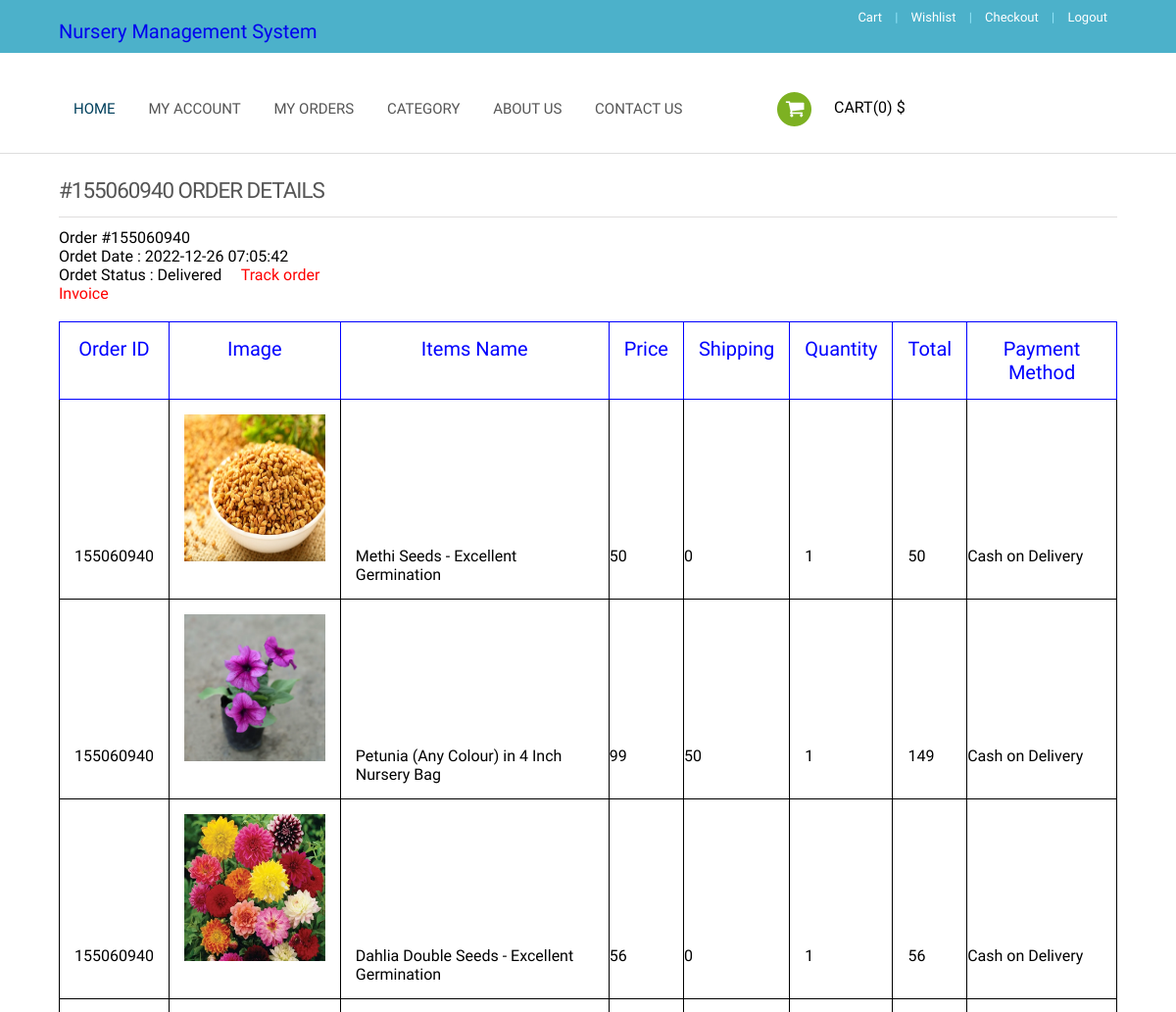
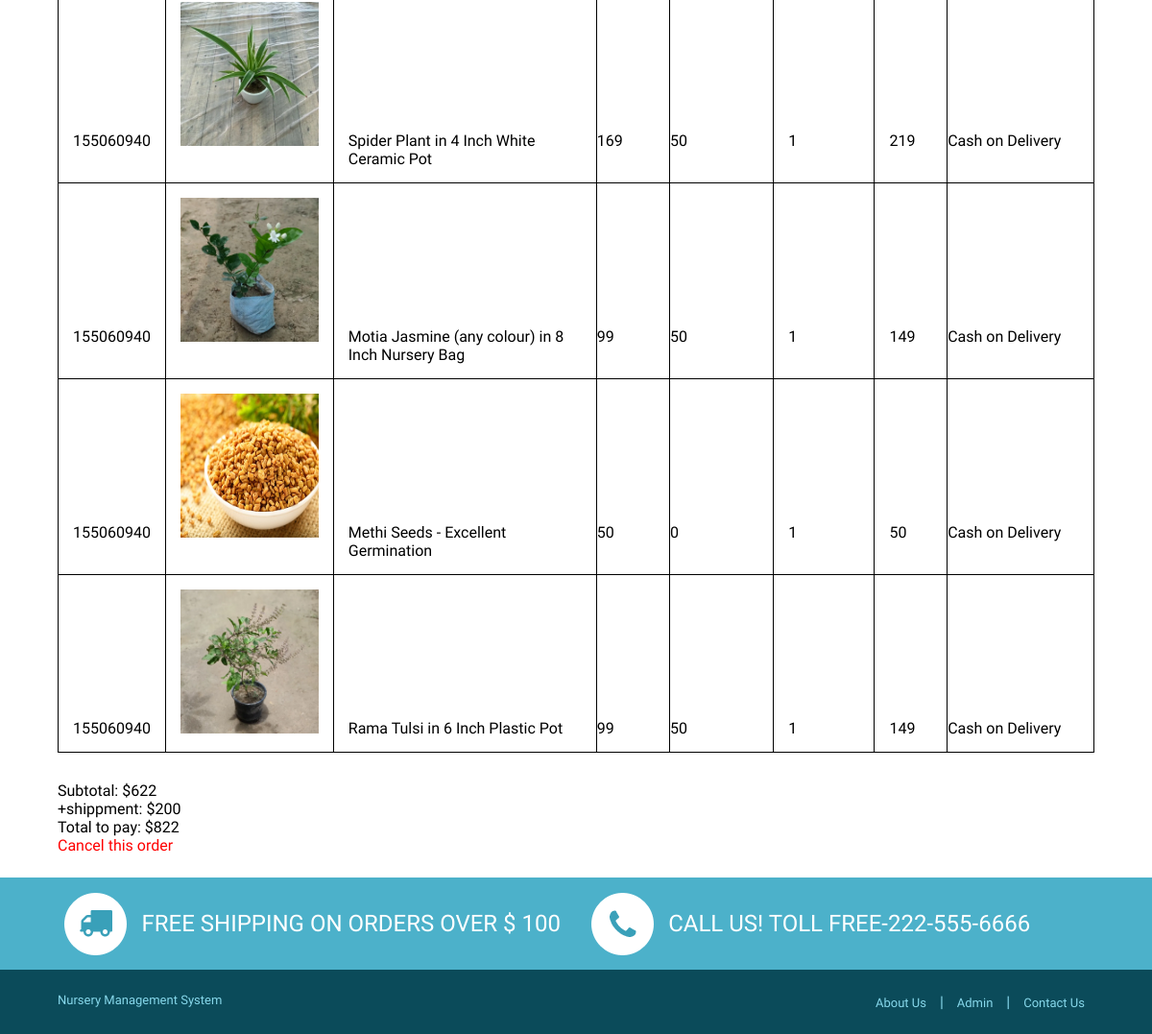
/order-detail.php?orderid=155060940 (signed in), run on the app's committed database (2 pictures, top to bottom).
### tables this page shows
CREATE TABLE `tblorderaddresses` (
  `ID` int(10) NOT NULL,
  `UserId` int(5) DEFAULT NULL,
  `Ordernumber` bigint(12) DEFAULT NULL,
  `Flatnobuldngno` varchar(200) DEFAULT NULL,
  `StreetName` varchar(200) DEFAULT NULL,
  `Area` varchar(200) DEFAULT NULL,
  `Landmark` varchar(200) DEFAULT NULL,
  `City` varchar(200) DEFAULT NULL,
  `Zipcode` int(10) DEFAULT NULL,
  `Phone` bigint(11) DEFAULT NULL,
  `Email` varchar(200) DEFAULT NULL,
  `PaymentMethod` varchar(200) DEFAULT NULL,
  `OrderTime` timestamp NULL DEFAULT current_timestamp() ON UPDATE current_timestamp(),
  `Status` varchar(200) DEFAULT NULL,
  `Remark` varchar(200) DEFAULT NULL,
  `UpdationDate` timestamp NOT NULL DEFAULT current_timestamp() ON UPDATE current_timestamp()
);

CREATE TABLE `orders` (
  `id` int(11) NOT NULL,
  `UserId` int(11) DEFAULT NULL,
  `PId` int(11) DEFAULT NULL,
  `IsOrderPlaced` int(5) DEFAULT NULL,
  `OrderNumber` bigint(12) DEFAULT NULL,
  `PaymentMethod` varchar(200) DEFAULT NULL,
  `orderDate` timestamp NOT NULL DEFAULT current_timestamp()
);

CREATE TABLE `tblproducts` (
  `ID` int(5) NOT NULL,
  `category` int(5) DEFAULT NULL,
  `productName` varchar(250) DEFAULT NULL,
  `productweight` varchar(100) DEFAULT NULL,
  `productPrice` decimal(10,0) DEFAULT NULL,
  `productDescription` mediumtext DEFAULT NULL,
  `productInstruction` mediumtext DEFAULT NULL,
  `shippingCharge` decimal(10,0) DEFAULT NULL,
  `productAvailability` varchar(50) DEFAULT NULL,
  `productImage1` varchar(250) DEFAULT NULL,
  `productImage2` varchar(250) DEFAULT NULL,
  `productImage3` varchar(250) DEFAULT NULL,
  `addedBy` varchar(250) DEFAULT NULL,
  `CreationDate` timestamp NULL DEFAULT current_timestamp()
);

### order-detail.php (the view, shortened to what this page needs)
<?php
include_once('includes/config.php');
if (strlen($_SESSION['nmsuid']==0)) {
  header('location:logout.php');
  } else{
    ?>
<!DOCTYPE HTML>
<html>
<head>
<link href="css/style.css" rel="stylesheet" type="text/css" media="all" />
<link href="css/megamenu.css" rel="stylesheet" type="text/css" media="all" />
</head>
<body>
<?php include_once('includes/header.php');?>
         <div class="register_account">
           <div class="wrap">
    	     <h4 class="title">
#<?php echo $oid=$_GET['orderid'];?> Order Details
    </h4>
    <?php
$userid= $_SESSION['nmsuid'];
$ret=mysqli_query($con,"select OrderTime,Status from tblorderaddresses where UserId='$userid' and Ordernumber='$oid'");
while($result=mysqli_fetch_array($ret)) {
?>
<p style="color:#000"><b>Order #</b><?php echo $oid?></p>
<p style="color:#000"><b>Ordet Date : </b><?php echo $od=$result['OrderTime'];?></p>
<p style="color:#000"><b>Ordet Status :</b> <?php if($result['Status']==""){
    echo "Not Accept Yet";
} else {
echo $result['Status'];
}?> &nbsp;&nbsp;&nbsp;
<a href="javascript:void(0);" onClick="popUpWindow('track-order.php?oid=<?php echo $oid;?>');" title="Track order" style="color:red" class="btn-grey"> Track order
</a></p>
<?php } ?>
<p>
 <a href="javascript:void(0);" onClick="popUpWindow('invoice.php?oid=<?php echo $oid;?>&&odate=<?php echo $od;?>');" title="Order Invoice" style="color:red" class="btn-grey">  Invoice</a></p>
 <br>
    	     <table border="2" class="table table-responsive">
					<tr style="font-size: 20px;color: blue; border-width: 3px;">
						<th>Order ID</th>
							<th>Image</th>
							<th>Items Name</th>
							<th>Price</th>
							<th>Shipping</th>
							<th>Quantity</th>
							<th>Total</th>
							<th>Payment Method</th>
						</tr>
						<?php
$userid= $_SESSION['nmsuid'];
$query=mysqli_query($con,"select tblproducts.ID,tblproducts.productName,tblproducts.shippingCharge,tblproducts.productDescription,tblproducts.productPrice,tblproducts.productImage1,orders.id,orders.UserId,orders.PId,orders.IsOrderPlaced,orders.OrderNumber,orders.PaymentMethod from orders join tblproducts on tblproducts.ID=orders.PId where orders.UserId='$userid' and orders.OrderNumber='$oid'");
$num=mysqli_num_rows($query);
if($num>0){
while ($row=mysqli_fetch_array($query)) {
?>
						<tr>
							<td><?php echo $row['OrderNumber'];?></td>
							<td><img src="admin/productimages/<?php echo $row['productImage1'];?>" height="150" alt=""></td>
							<td><?php  echo $row['productName'];?></td>
							<td class="price"><?php  echo $price=$row['productPrice'];?></td>
							<?php
$totprice+=$price;
$cnt=$cnt+1;
 ?>
							<td class="price"><?php  echo $shipping=$row['shippingCharge'];?></td>
							<?php
$shippingtotal+=$shipping;
$cnt=$cnt+1;
 ?>
							<td class="qnt">1</td>
							<td class="total"><?php  echo $total=$price+$shipping;?></td>
							<?php
$grandtotal+=$total;
$cnt=$cnt+1;
 ?>
							<td class="price"><?php  echo $row['PaymentMethod'];?></td>
						</tr><?php $cnt++; } }?>
					</table>
				<div class="total-count" style="padding-top: 30px;">
					<h4>Subtotal: $<?php  echo $totprice;?></h4>
					<p>+shippment: $<?php  echo $shippingtotal;?></p>
					<h3>Total to pay: <strong>$<?php echo $grandtotal;?></strong></h3>
					<a href="javascript:void(0);" onClick="popUpWindow('cancelorder.php?oid=<?php echo $oid;?>');" title="Cancel this order" style="color:red" class="btn-grey">Cancel this order </a>
				</div>
    	   </div>
    	</div>
<?php include_once('includes/footer.php');?>
</body>
</html><?php } ?>

### css/style.css (style rules this page uses)
html,body,div,span,applet,object,iframe,h1,h2,h3,h4,h5,h6,p,blockquote,pre,a,abbr,acronym,address,big,cite,code,del,dfn,em,img,ins,kbd,q,s,samp,small,strike,strong,sub,sup,tt,var,b,u,i,dl,dt,dd,ol,nav ul,nav li,fieldset,form,label,legend,table,caption,tbody,tfoot,thead,tr,th,td,article,aside,canvas,details,embed,figure,figcaption,footer,header,hgroup,menu,nav,output,ruby,section,summary,time,mark,audio,video { margin:0;padding:0;border:0;font-size:100%;font:inherit;vertical-align:baseline; }
table { border-collapse:collapse;border-spacing:0; }
a { text-decoration:none; }
img { max-width:100%; }
body { font-family: 'Exo 2', sans-serif; background:#fff; }
.wrap { width:80%; margin:0 auto; -moz-transition:all .2s linear; -webkit-transition:all .2s linear; -o-transition:all .2s linear; -ms-transition:all .2s linear; }
.price { padding:10px 0 0 0; }
h4.title { color: #555; margin-bottom: 0.5em; font-size: 1.4em; line-height: 1.2; font-weight: normal; margin-top: 0px; letter-spacing: -1px; text-transform: uppercase; border-bottom: 1px solid #DFDDDD; padding-bottom: 13px; }
table { border-collapse: collapse; border-spacing: 0; }
.register_account { border-top:1px solid #ddd; padding:2% 0; }
@media (max-width:1366px) { .wrap { width:90%; } }
@media (max-width:1280px) { .wrap { width:90%; } }

### includes/header.php (style rules this page uses)
table, th, td { border: 1px solid; padding: 15px; }

### data on the page
tblorderaddresses: OrderTime "2022-12-26 07:05:42", Status "Delivered"
orders: OrderNumber "155060940", tblproducts.productImage1 (picture), tblproducts.productName "Methi Seeds - Excellent Germination", tblproducts.productPrice "50", tblproducts.shippingCharge "0", PaymentMethod "Cash on Delivery"
orders: OrderNumber "155060940", tblproducts.productImage1 (picture), tblproducts.productName "Petunia (Any Colour) in 4 Inch Nursery Bag", tblproducts.productPrice "99", tblproducts.shippingCharge "50", tblproducts.productPrice+shippingCharge "149", PaymentMethod "Cash on Delivery"
orders: OrderNumber "155060940", tblproducts.productImage1 (picture), tblproducts.productName "Dahlia Double Seeds - Excellent Germination", tblproducts.productPrice "56", tblproducts.shippingCharge "0", PaymentMethod "Cash on Delivery"
orders: OrderNumber "155060940", tblproducts.productImage1 (picture), tblproducts.productName "Spider Plant in 4 Inch White Ceramic Pot", tblproducts.productPrice "169", tblproducts.shippingCharge "50", tblproducts.productPrice+shippingCharge "219", PaymentMethod "Cash on Delivery"
orders: OrderNumber "155060940", tblproducts.productImage1 (picture), tblproducts.productName "Motia Jasmine (any colour) in 8 Inch Nursery Bag", tblproducts.productPrice "99", tblproducts.shippingCharge "50", tblproducts.productPrice+shippingCharge "149", PaymentMethod "Cash on Delivery"
orders: OrderNumber "155060940", tblproducts.productImage1 (picture), tblproducts.productName "Methi Seeds - Excellent Germination", tblproducts.productPrice "50", tblproducts.shippingCharge "0", PaymentMethod "Cash on Delivery"
orders: OrderNumber "155060940", tblproducts.productImage1 (picture), tblproducts.productName "Rama Tulsi in 6 Inch Plastic Pot", tblproducts.productPrice "99", tblproducts.shippingCharge "50", tblproducts.productPrice+shippingCharge "149", PaymentMethod "Cash on Delivery"

### other printed values
$resultss['totalp'] "0"
$oid=$_GET['orderid'] "155060940"
$totprice "622"
$shippingtotal "200"
$grandtotal "822"
